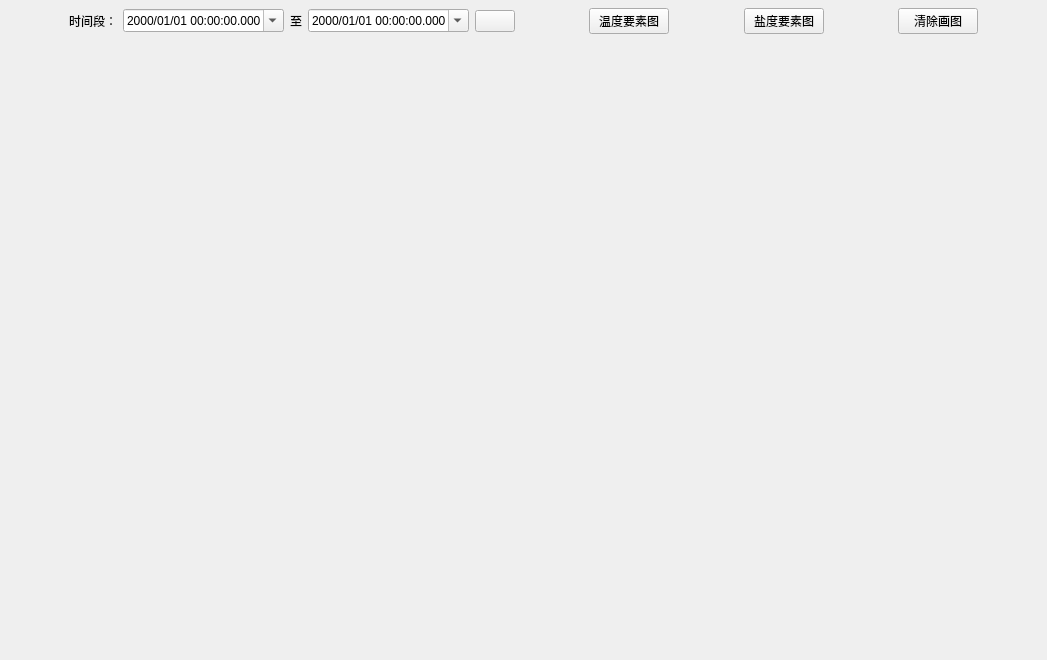
<?xml version="1.0" encoding="UTF-8"?>
<ui version="4.0">
 <class>Form_yaosu</class>
 <widget class="QWidget" name="Form_yaosu">
  <property name="geometry">
   <rect>
    <x>0</x>
    <y>0</y>
    <width>1047</width>
    <height>660</height>
   </rect>
  </property>
  <property name="windowTitle">
   <string>Form</string>
  </property>
  <property name="styleSheet">
   <string notr="true"/>
  </property>
  <layout class="QVBoxLayout" name="verticalLayout" stretch="0,20">
   <property name="spacing">
    <number>0</number>
   </property>
   <property name="leftMargin">
    <number>0</number>
   </property>
   <property name="topMargin">
    <number>6</number>
   </property>
   <property name="rightMargin">
    <number>0</number>
   </property>
   <property name="bottomMargin">
    <number>0</number>
   </property>
   <item>
    <widget class="QWidget" name="widget" native="true">
     <layout class="QHBoxLayout" name="horizontalLayout">
      <property name="leftMargin">
       <number>0</number>
      </property>
      <property name="topMargin">
       <number>2</number>
      </property>
      <property name="rightMargin">
       <number>0</number>
      </property>
      <property name="bottomMargin">
       <number>2</number>
      </property>
      <item>
       <spacer name="horizontalSpacer">
        <property name="orientation">
         <enum>Qt::Horizontal</enum>
        </property>
        <property name="sizeHint" stdset="0">
         <size>
          <width>40</width>
          <height>20</height>
         </size>
        </property>
       </spacer>
      </item>
      <item>
       <widget class="QLabel" name="label">
        <property name="text">
         <string>时间段：</string>
        </property>
       </widget>
      </item>
      <item>
       <widget class="QDateTimeEdit" name="dateTimeEdit_ysstart">
        <property name="displayFormat">
         <string>yyyy/MM/dd HH:mm:ss.zzz</string>
        </property>
        <property name="calendarPopup">
         <bool>true</bool>
        </property>
       </widget>
      </item>
      <item>
       <widget class="QLabel" name="label_2">
        <property name="text">
         <string>至</string>
        </property>
       </widget>
      </item>
      <item>
       <widget class="QDateTimeEdit" name="dateTimeEdit_ysend">
        <property name="displayFormat">
         <string>yyyy/MM/dd HH:mm:ss.zzz</string>
        </property>
        <property name="calendarPopup">
         <bool>true</bool>
        </property>
       </widget>
      </item>
      <item>
       <widget class="QPushButton" name="pushButton_updatetime">
        <property name="layoutDirection">
         <enum>Qt::LeftToRight</enum>
        </property>
        <property name="text">
         <string/>
        </property>
        <property name="autoRepeatDelay">
         <number>299</number>
        </property>
       </widget>
      </item>
      <item>
       <spacer name="horizontalSpacer_2">
        <property name="orientation">
         <enum>Qt::Horizontal</enum>
        </property>
        <property name="sizeHint" stdset="0">
         <size>
          <width>40</width>
          <height>20</height>
         </size>
        </property>
       </spacer>
      </item>
      <item>
       <widget class="QPushButton" name="pushButton_Tyaosu">
        <property name="text">
         <string>温度要素图</string>
        </property>
       </widget>
      </item>
      <item>
       <spacer name="horizontalSpacer_3">
        <property name="orientation">
         <enum>Qt::Horizontal</enum>
        </property>
        <property name="sizeHint" stdset="0">
         <size>
          <width>40</width>
          <height>20</height>
         </size>
        </property>
       </spacer>
      </item>
      <item>
       <widget class="QPushButton" name="pushButton_Syaosu">
        <property name="text">
         <string>盐度要素图</string>
        </property>
       </widget>
      </item>
      <item>
       <spacer name="horizontalSpacer_5">
        <property name="orientation">
         <enum>Qt::Horizontal</enum>
        </property>
        <property name="sizeHint" stdset="0">
         <size>
          <width>40</width>
          <height>20</height>
         </size>
        </property>
       </spacer>
      </item>
      <item>
       <widget class="QPushButton" name="pushButton_clean">
        <property name="text">
         <string>清除画图</string>
        </property>
       </widget>
      </item>
      <item>
       <spacer name="horizontalSpacer_4">
        <property name="orientation">
         <enum>Qt::Horizontal</enum>
        </property>
        <property name="sizeHint" stdset="0">
         <size>
          <width>40</width>
          <height>20</height>
         </size>
        </property>
       </spacer>
      </item>
     </layout>
    </widget>
   </item>
   <item>
    <widget class="QWidget" name="widget_yaosuFig" native="true">
     <layout class="QGridLayout" name="gridLayout_2">
      <property name="leftMargin">
       <number>0</number>
      </property>
      <property name="topMargin">
       <number>0</number>
      </property>
      <property name="rightMargin">
       <number>0</number>
      </property>
      <property name="bottomMargin">
       <number>0</number>
      </property>
      <item row="0" column="0">
       <layout class="QGridLayout" name="gridLayout_yaosufig"/>
      </item>
     </layout>
    </widget>
   </item>
  </layout>
 </widget>
 <resources/>
 <connections/>
</ui>
